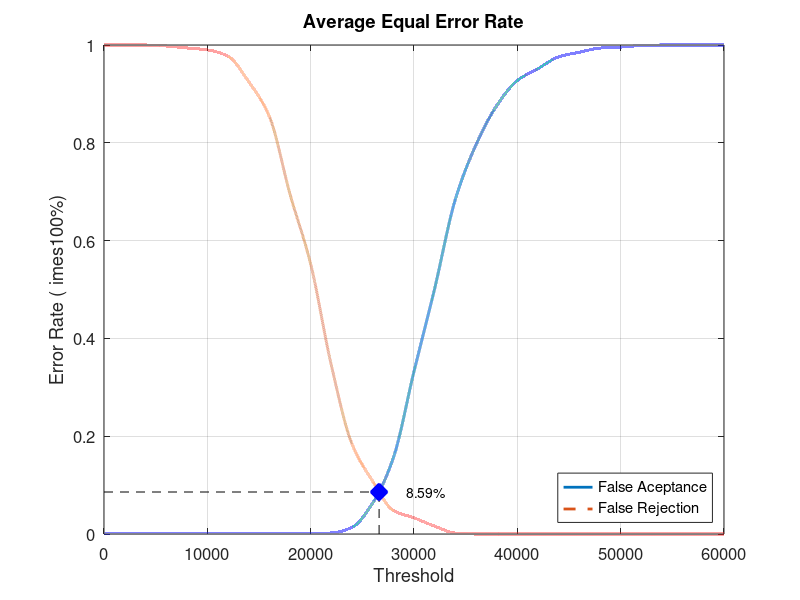
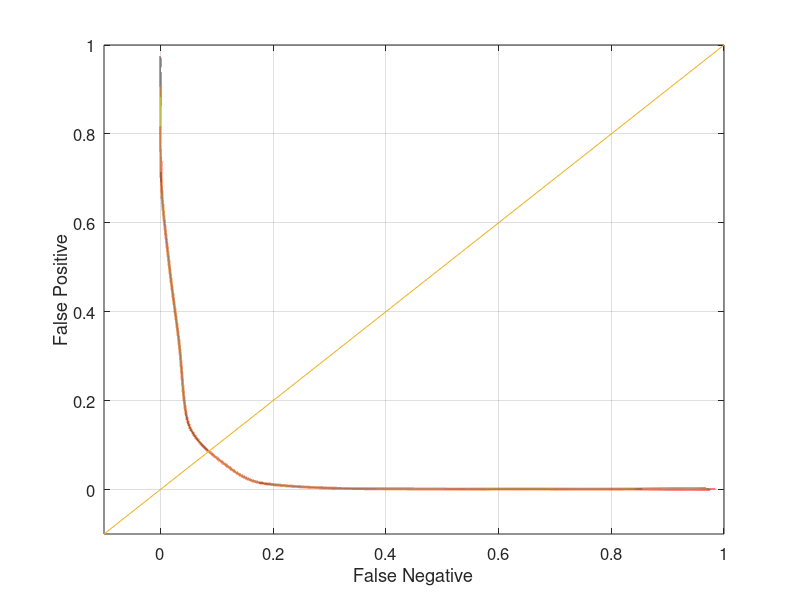

Write the MATLAB code that produced these figures, in order.
close all;
clear;
clc;
x = 0:2000:60000;
xq = 0:0.5:60000;

y0 = [0 0.00105263 0.00105263 0.00105263 0.00105263 0.00105263 0.00105263 0.00105263 0.00105263 0.00105263 0.00105263 0.00210526 0.0136842 0.0631579 0.155789 0.332632 0.502105 0.68421 0.795789 0.875789 0.927368 0.951579 0.975789 0.985263 0.993684 0.99579 0.998947 1 1 1 1]
yy0 = interp1(x, y0, xq, 'pchip');
y1 = [1 1 1 0.998 0.994 0.99 0.977 0.925 0.854 0.695 0.552 0.345 0.184 0.108 0.048 0.033 0.016 0.002 0 0 0 0 0 0 0 0 0 0 0 0 0]
yy1 = interp1(x, y1, xq, 'pchip');

% Calculating EER: 
y2 = abs(y0 - y1);
find(y2 == min(y2))
yy2 = abs(yy0 - yy1);
xEER = find(yy2 == min(yy2));
xEERIndex = xq(xEER) % X-axis EER
yEER = yy0(xEER) % Y-axis EER

main = figure
plot(xq, yy0,'-','LineWidth', 2);	hold on
plot(xq, yy1,'--','LineWidth', 2);	hold on
plot([xEERIndex xEERIndex], [0 yEER], 'k--');	hold on
plot([0 xEERIndex], [yEER yEER], 'k--');	hold on
plot(xEERIndex, yEER, 'bx', 'LineWidth', 10);	hold on
text(xEERIndex + 10 * xEERIndex / 100, yEER, [num2str(round((10000 * yEER)) / 100) '%'])
legend('False Aceptance', 'False Rejection', 'Location', 'SouthEast')
xlabel('Threshold')
ylabel('Error Rate (	imes100%)')
title('Average Equal Error Rate')
set(gca, 'FontSize', 12)
axis([0 60000 0 1])
grid on

print(main, 'Database3AverageMain', '-dpng');
FNRxFPR = figure('Color', [1 1 1]);
plot(yy1, yy0, '-', yy1, yy0, 'LineWidth', 2);
hold on
y = -0.1:0.1:1
plot(y, y); 
set(gca, 'FontSize', 12)
xlabel('False Negative')
ylabel('False Positive')
axis([-0.1 1 -0.1 1])
set(gca, 'FontSize', 12)
grid on

print(FNRxFPR, 'Database3AverageFNRxFPR','-dpng');
